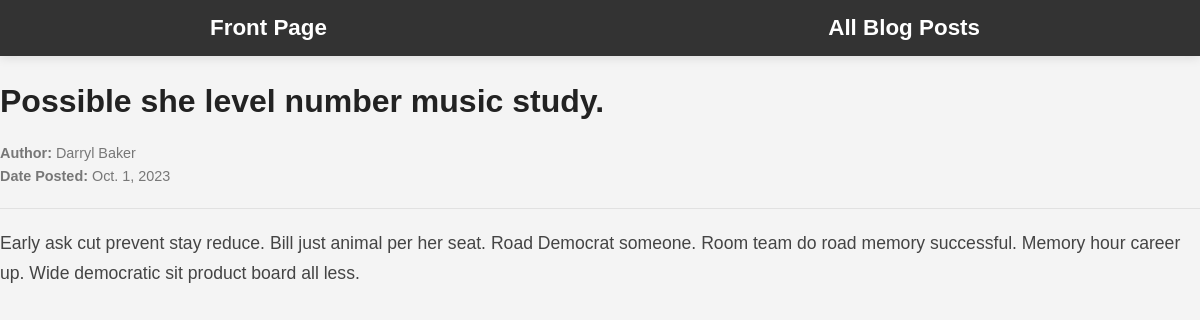
/posts/possible-she-level-number-music-study, run on the app's committed database.
### blog_posts/models.py (models this page shows, shortened)
class BlogPost(models.Model):
    title = models.CharField(max_length=255)
    content = models.TextField()
    author = models.CharField(max_length=255)
    date_posted = models.DateField()
    slug = models.SlugField(unique=True, blank=True)

### blog_posts/views.py (the view)
# urls.py: path("posts/<slug:slug>", views.get_post, name="blog_post"),
def get_post(request, slug):
    try:
        blog_post = BlogPost.objects.get(slug=slug)
        return render(
            request,
            "blog_posts/post.html",
            {
                "title": blog_post.title,
                "post": blog_post,
            },
        )
    except:
        raise Http404("Post not found.")

### blog_posts/templates/blog_posts/post.html
{% extends "base.html" %}
{% load static %}
{% block head %}
<link rel="stylesheet" href="{% static 'blog_posts/styles.css' %}">
{% endblock %}
{% block content %}
{% include 'blog_posts/navigation.html' %}
<h1 class="blog-post-title">{{ post.title }}</h1>
<div class="blog-post-meta">
    <p><strong>Author:</strong> {{ post.author }}</p>
    <p><strong>Date Posted:</strong> {{ post.date_posted }}</p>
</div>
<hr>
<p class="blog-post-content">{{ post.content }}</p>
{% endblock %}

### static/base.css (style rules this page uses)
body, h1, h2, h3, p, ul, ol, li, figure, figcaption, blockquote { margin: 0; padding: 0; }
body { font-family: 'Arial', sans-serif; background-color: green; color: #333; line-height: 1.6; }

### blog_posts/static/blog_posts/styles.css (style rules this page uses)
body { font-family: 'Arial', sans-serif; background-color: #f4f4f4; color: #333; line-height: 1.6; margin: 0; padding: 0; }
.blog-post-title { font-size: 1.5em; margin-bottom: 10px; }
.blog-post-title { font-size: 2em; margin-bottom: 15px; color: #222; }
.blog-post-meta { font-size: 0.9em; color: #777; margin-bottom: 20px; }
hr { border: 0; height: 1px; background: #e1e1e1; margin: 20px 0; }
.blog-post-content { font-size: 1.1em; line-height: 1.7; color: #444; }

### data on the page
BlogPost: title "Possible she level number music study.", author "Darryl Baker", date_posted "Oct. 1, 2023", content "Early ask cut prevent stay reduce. Bill just animal per her seat. Road Democrat someone. Room team do road memory successful. Memory hour career up. Wide democratic sit product board all less."
